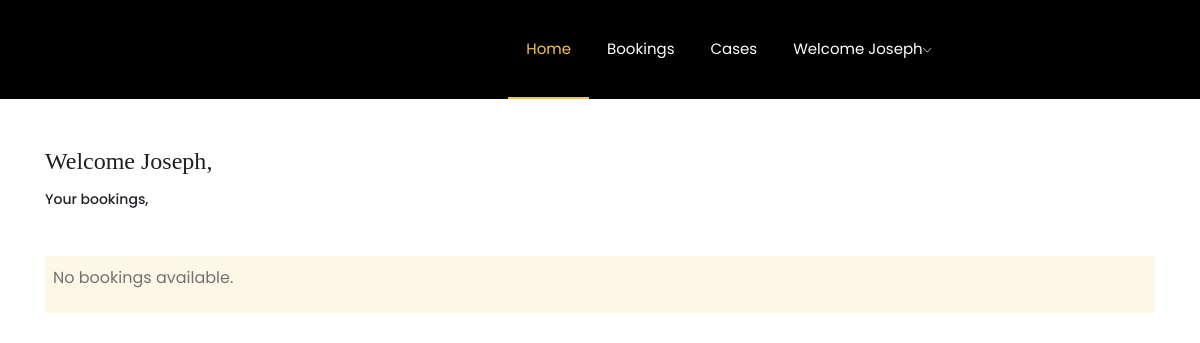
The app's page /accounts/client/dashboard/ (signed in), older data.
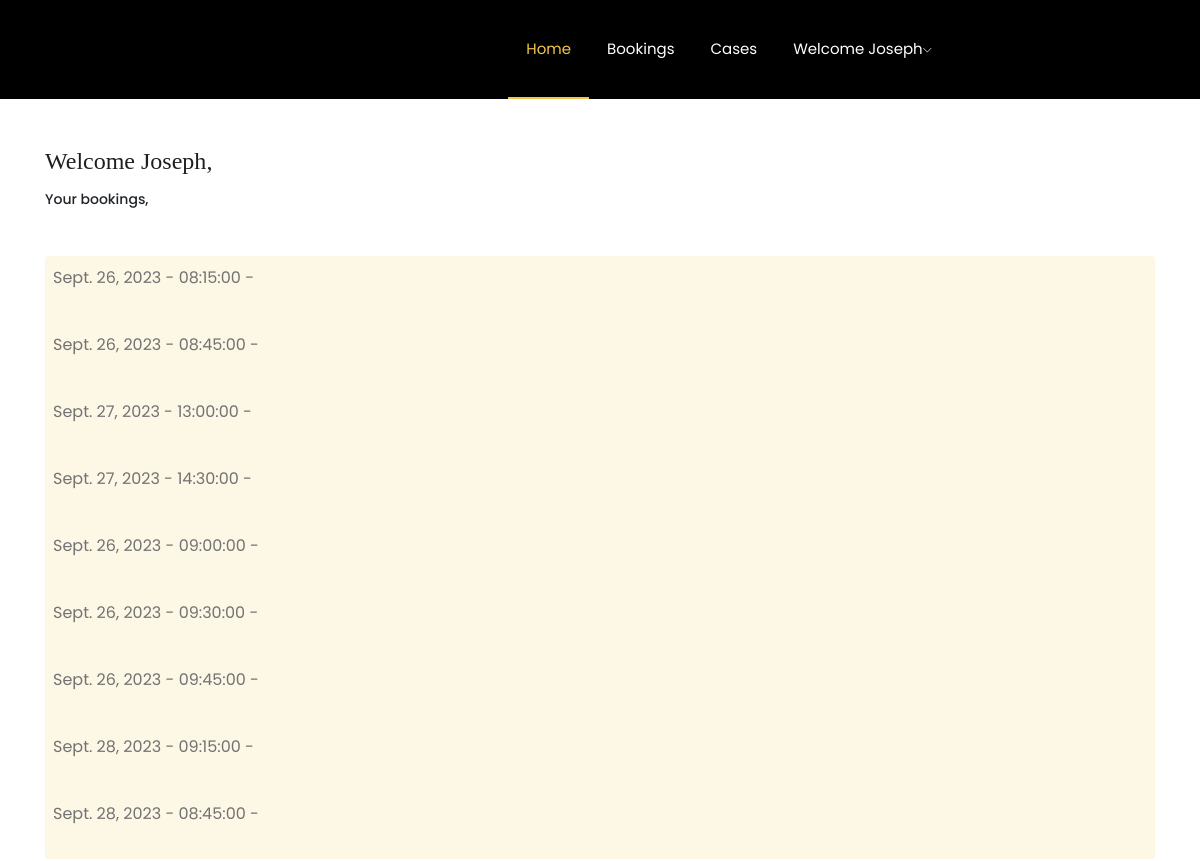
The same page, newer data.
### accounts/models.py (models this page shows, shortened)
class Appointment(models.Model):
    STATUS_CHOICES = (
        ('not_paid', 'Not Paid'),
        ('confirmed', 'Confirmed'),
        ('cancelled', 'Cancelled'),
    )
    lawyer = models.ForeignKey('LawyerProfile', on_delete=models.CASCADE)
    client = models.ForeignKey('CustomUser', on_delete=models.CASCADE)
    appointment_date = models.DateField()
    time_slot = models.CharField(max_length=20)  # Use TimeSlot model here
    status = models.CharField(max_length=20, choices=STATUS_CHOICES, default='not_paid')
    order_id = models.CharField(max_length=100, blank=True, null=True)  # Add this field for Razorpay order ID

### accounts/views.py (the view)
# urls.py: path('client/dashboard/', views.client_dashboard, name='client_dashboard'),
@login_required
def client_dashboard(request):
    user = request.user
    all_bookings = Appointment.objects.filter(client=user)
    context = {
        'all_bookings': all_bookings,
    }
    return render(request, 'client/dashboard.html', context)

### accounts/templates/client/dashboard.html (shortened to what this page needs)
{% load static %}
<!doctype html>
<html class="no-js" lang="zxx">
<head>
    <link rel="stylesheet" href="{% static 'css/bootstrap.min.css' %}">
    <link rel="stylesheet" href="{% static 'css/owl.carousel.min.css' %}">
    <link rel="stylesheet" href="{% static 'css/magnific-popup.css' %}">
    <link rel="stylesheet" href="{% static 'css/font-awesome.min.css' %}">
    <link rel="stylesheet" href="{% static 'css/themify-icons.css' %}">
    <link rel="stylesheet" href="{% static 'css/nice-select.css' %}">
    <link rel="stylesheet" href="{% static 'css/flaticon.css' %}">
    <link rel="stylesheet" href="{% static 'css/flaticon.css' %}">
    <link rel="stylesheet" href="{% static 'css/gijgo.css' %}">
    <link rel="stylesheet" href="{% static 'css/slicknav.css' %}">
    <link rel="stylesheet" href="{% static 'css/style.css' %}">
    <link rel="stylesheet" href="{% static 'css/bookings.css' %}">
</head>
<body>
    <header>
        <div class="header-area ">
            <div id="sticky-header" class="main-header-area">
                <div class="container-fluid p-0">
                    <div class="row align-items-center justify-content-between no-gutters">
                        <div class="col-xl-2 col-lg-2">
                            <div class="logo-img">
                            </div>
                        </div>
                        <div class="col-xl-7 col-lg-8">
                            <div class="main-menu  d-none d-lg-block">
                                <nav>
                                    <ul id="navigation">
                                        <li><a class="active" href="{% url 'home' %}">home</a></li>
                                        <li><a href="{% url 'client_bookings' client_id=request.user.id %}">Bookings</a></li>
                                        <li><a href="{% url 'list_cases' %}">Cases</a></li>
                                        {% if user.is_authenticated %}
                                        <li>
                                            <a href="#">Welcome {{ user.first_name }}<i class="ti-angle-down"></i></a>
                                        </li>
                                        {% else %}
                                        <li><a href="{% url 'signup' %}">Signup</a></li>
                                        <li><a href="{% url 'login' %}">Login</a></li>
                                        {% endif %}
                                    </ul>
                                </nav>
                            </div>
                        </div>
                    </div>
                </div>
            </div>
        </div>
    </header>
    <div class="container pt-5">
        <h3>Welcome {{ user.first_name }},</h3>
        <h6 class="my-3">Your bookings,</h6>
    </div>
    <div id="exTab1" class="container mt-5">
        <div class="tab-content clearfix">
            <div class="tab-pane active" id="1a">
                <div class="article">
                    <ul>
                        {% for booking in all_bookings %}
                        <li>
                            <p>{{ booking.appointment_date }} - {{ booking.time_slot }} - {{ booking.details }}</p>
                        </li>
                        {% empty %}
                        <p>No bookings available.</p>
                        {% endfor %}
                    </ul>
                </div>
            </div>
        </div>
    </div>
</body>
</html>

Row changes from the older to the newer data that the page shows:
now on this page (row edited): Appointment: appointment_date "Sept. 26, 2023", time_slot "08:15:00"
added Appointment: appointment_date "Sept. 26, 2023", time_slot "08:45:00"
added Appointment: appointment_date "Sept. 27, 2023", time_slot "13:00:00"
added Appointment: appointment_date "Sept. 27, 2023", time_slot "14:30:00"
added Appointment: appointment_date "Sept. 26, 2023", time_slot "09:00:00"
added Appointment: appointment_date "Sept. 26, 2023", time_slot "09:30:00"
added Appointment: appointment_date "Sept. 26, 2023", time_slot "09:45:00"
added Appointment: appointment_date "Sept. 28, 2023", time_slot "09:15:00"
added Appointment: appointment_date "Sept. 28, 2023", time_slot "08:45:00"
Text that changed along with them:
text no longer shown: "No bookings available."
